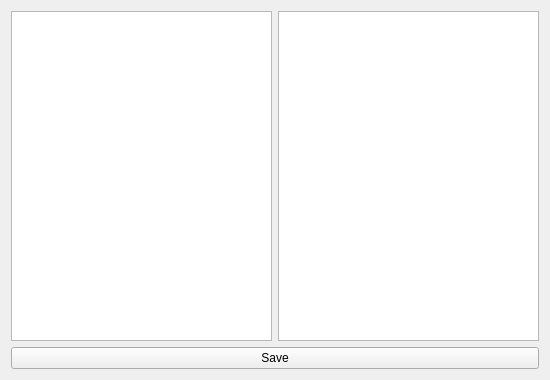
<?xml version="1.0" encoding="UTF-8"?>
<ui version="4.0">
 <class>SingleEditor</class>
 <widget class="QWidget" name="SingleEditor">
  <property name="geometry">
   <rect>
    <x>0</x>
    <y>0</y>
    <width>550</width>
    <height>380</height>
   </rect>
  </property>
  <property name="windowTitle">
   <string>Editor</string>
  </property>
  <layout class="QVBoxLayout" name="verticalLayout">
   <item>
    <layout class="QHBoxLayout" name="horizontalLayout">
     <item>
      <widget class="QTextEdit" name="frontTextEdit"/>
     </item>
     <item>
      <widget class="QTextEdit" name="backTextEdit"/>
     </item>
    </layout>
   </item>
   <item>
    <widget class="QPushButton" name="savePushButton">
     <property name="text">
      <string>Save</string>
     </property>
    </widget>
   </item>
  </layout>
 </widget>
 <resources/>
 <connections/>
</ui>
